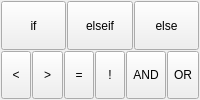
         <widget class="QFrame" name="groupLogics">
          <property name="sizePolicy">
           <sizepolicy hsizetype="Preferred" vsizetype="Expanding">
            <horstretch>0</horstretch>
            <verstretch>0</verstretch>
           </sizepolicy>
          </property>
          <property name="font">
           <font>
            <weight>50</weight>
            <bold>false</bold>
           </font>
          </property>
          <layout class="QGridLayout" name="gridLayout_25">
           <property name="leftMargin">
            <number>1</number>
           </property>
           <property name="topMargin">
            <number>1</number>
           </property>
           <property name="rightMargin">
            <number>1</number>
           </property>
           <property name="bottomMargin">
            <number>1</number>
           </property>
           <property name="spacing">
            <number>1</number>
           </property>
           <item row="0" column="0">
            <layout class="QGridLayout" name="gridLayout_8">
             <item row="0" column="2">
              <widget class="QToolButton" name="btnElse">
               <property name="sizePolicy">
                <sizepolicy hsizetype="Expanding" vsizetype="Expanding">
                 <horstretch>0</horstretch>
                 <verstretch>0</verstretch>
                </sizepolicy>
               </property>
               <property name="font">
                <font>
                 <weight>50</weight>
                 <bold>false</bold>
                </font>
               </property>
               <property name="focusPolicy">
                <enum>Qt::NoFocus</enum>
               </property>
               <property name="text">
                <string>else</string>
               </property>
              </widget>
             </item>
             <item row="0" column="0">
              <widget class="QToolButton" name="btnIf">
               <property name="sizePolicy">
                <sizepolicy hsizetype="Expanding" vsizetype="Expanding">
                 <horstretch>0</horstretch>
                 <verstretch>0</verstretch>
                </sizepolicy>
               </property>
               <property name="font">
                <font>
                 <weight>50</weight>
                 <bold>false</bold>
                </font>
               </property>
               <property name="focusPolicy">
                <enum>Qt::NoFocus</enum>
               </property>
               <property name="text">
                <string>if</string>
               </property>
              </widget>
             </item>
             <item row="0" column="1">
              <widget class="QToolButton" name="btnElseif">
               <property name="sizePolicy">
                <sizepolicy hsizetype="Expanding" vsizetype="Expanding">
                 <horstretch>0</horstretch>
                 <verstretch>0</verstretch>
                </sizepolicy>
               </property>
               <property name="font">
                <font>
                 <weight>50</weight>
                 <bold>false</bold>
                </font>
               </property>
               <property name="focusPolicy">
                <enum>Qt::NoFocus</enum>
               </property>
               <property name="text">
                <string>elseif</string>
               </property>
              </widget>
             </item>
             <item row="1" column="0" colspan="3">
              <layout class="QGridLayout" name="gridLayout_10">
               <item row="0" column="4">
                <widget class="QToolButton" name="btnAND">
                 <property name="sizePolicy">
                  <sizepolicy hsizetype="Expanding" vsizetype="Expanding">
                   <horstretch>0</horstretch>
                   <verstretch>0</verstretch>
                  </sizepolicy>
                 </property>
                 <property name="font">
                  <font>
                   <weight>50</weight>
                   <bold>false</bold>
                  </font>
                 </property>
                 <property name="focusPolicy">
                  <enum>Qt::NoFocus</enum>
                 </property>
                 <property name="text">
                  <string>AND</string>
                 </property>
                </widget>
               </item>
               <item row="0" column="3">
                <widget class="QToolButton" name="btnNE">
                 <property name="sizePolicy">
                  <sizepolicy hsizetype="Expanding" vsizetype="Expanding">
                   <horstretch>0</horstretch>
                   <verstretch>0</verstretch>
                  </sizepolicy>
                 </property>
                 <property name="font">
                  <font>
                   <weight>50</weight>
                   <bold>false</bold>
                  </font>
                 </property>
                 <property name="focusPolicy">
                  <enum>Qt::NoFocus</enum>
                 </property>
                 <property name="text">
                  <string>!</string>
                 </property>
                </widget>
               </item>
               <item row="0" column="2">
                <widget class="QToolButton" name="btnEQ">
                 <property name="sizePolicy">
                  <sizepolicy hsizetype="Expanding" vsizetype="Expanding">
                   <horstretch>0</horstretch>
                   <verstretch>0</verstretch>
                  </sizepolicy>
                 </property>
                 <property name="font">
                  <font>
                   <weight>50</weight>
                   <bold>false</bold>
                  </font>
                 </property>
                 <property name="focusPolicy">
                  <enum>Qt::NoFocus</enum>
                 </property>
                 <property name="text">
                  <string>=</string>
                 </property>
                </widget>
               </item>
               <item row="0" column="0">
                <widget class="QToolButton" name="btnLT">
                 <property name="sizePolicy">
                  <sizepolicy hsizetype="Expanding" vsizetype="Expanding">
                   <horstretch>0</horstretch>
                   <verstretch>0</verstretch>
                  </sizepolicy>
                 </property>
                 <property name="font">
                  <font>
                   <weight>50</weight>
                   <bold>false</bold>
                  </font>
                 </property>
                 <property name="focusPolicy">
                  <enum>Qt::NoFocus</enum>
                 </property>
                 <property name="text">
                  <string>&lt;</string>
                 </property>
                </widget>
               </item>
               <item row="0" column="1">
                <widget class="QToolButton" name="btnGT">
                 <property name="sizePolicy">
                  <sizepolicy hsizetype="Expanding" vsizetype="Expanding">
                   <horstretch>0</horstretch>
                   <verstretch>0</verstretch>
                  </sizepolicy>
                 </property>
                 <property name="font">
                  <font>
                   <weight>50</weight>
                   <bold>false</bold>
                  </font>
                 </property>
                 <property name="focusPolicy">
                  <enum>Qt::NoFocus</enum>
                 </property>
                 <property name="text">
                  <string>&gt;</string>
                 </property>
                </widget>
               </item>
               <item row="0" column="5">
                <widget class="QToolButton" name="btnOR">
                 <property name="sizePolicy">
                  <sizepolicy hsizetype="Expanding" vsizetype="Expanding">
                   <horstretch>0</horstretch>
                   <verstretch>0</verstretch>
                  </sizepolicy>
                 </property>
                 <property name="font">
                  <font>
                   <weight>50</weight>
                   <bold>false</bold>
                  </font>
                 </property>
                 <property name="focusPolicy">
                  <enum>Qt::NoFocus</enum>
                 </property>
                 <property name="text">
                  <string>OR</string>
                 </property>
                </widget>
               </item>
              </layout>
             </item>
            </layout>
           </item>
          </layout>
         </widget>
